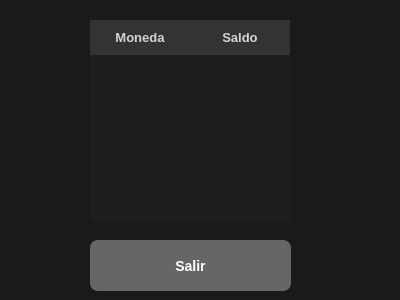
<?xml version="1.0" encoding="UTF-8"?>
<ui version="4.0">
 <class>Dialog</class>
 <widget class="QDialog" name="Dialog">
  <property name="geometry">
   <rect>
    <x>0</x>
    <y>0</y>
    <width>400</width>
    <height>300</height>
   </rect>
  </property>
  <property name="windowTitle">
   <string>Dialog</string>
  </property>
  <property name="styleSheet">
   <string notr="true">QWidget {
    background-color: #1a1a1a;
    color: #ffffff;
    font-family: Segoe UI, Arial;
}</string>
  </property>
  <widget class="QTableWidget" name="tableCuentas">
   <property name="geometry">
    <rect>
     <x>90</x>
     <y>20</y>
     <width>201</width>
     <height>201</height>
    </rect>
   </property>
   <property name="styleSheet">
    <string notr="true">QTableWidget {
    background-color: #1e1e1e;
    color: #d4d4d4;
    font-size: 13px;
    border: none;
    gridline-color: #404040;
    alternate-background-color: #252525;
}
QTableWidget::item {
    padding: 6px;
    border-bottom: 1px solid #2d2d2d;
}
QTableWidget::item:selected {
    background-color: #264f78;
    color: white;
}
QHeaderView::section {
    background-color: #333333;
    color: #d4d4d4;
    border: none;
    padding: 8px;
    font-weight: bold;
    font-size: 13px;
}
QTableWidget QScrollBar:vertical {
    background-color: #2d2d2d;
    width: 15px;
}
QTableWidget QScrollBar:horizontal {
    background-color: #2d2d2d;
    height: 15px;
}
QTableWidget QScrollBar::handle:vertical {
    background-color: #404040;
    border-radius: 7px;
}
QTableWidget QScrollBar::handle:horizontal {
    background-color: #404040;
    border-radius: 7px;
}
QTableWidget QScrollBar::handle:vertical:hover,
QTableWidget QScrollBar::handle:horizontal:hover {
    background-color: #555555;
}</string>
   </property>
   <column>
    <property name="text">
     <string>Moneda</string>
    </property>
   </column>
   <column>
    <property name="text">
     <string>Saldo</string>
    </property>
   </column>
  </widget>
  <widget class="QPushButton" name="btnSalir">
   <property name="geometry">
    <rect>
     <x>90</x>
     <y>240</y>
     <width>201</width>
     <height>51</height>
    </rect>
   </property>
   <property name="styleSheet">
    <string notr="true">QPushButton {
    background-color: #666666;
    color: white;
    border: none;
    border-radius: 8px;
    padding: 12px 20px;
    font-size: 14px;
    font-weight: bold;
    min-width: 100px;
}
QPushButton:hover {
    background-color: #777777;
}
QPushButton:pressed {
    background-color: #555555;
}</string>
   </property>
   <property name="text">
    <string>Salir</string>
   </property>
  </widget>
 </widget>
 <resources/>
 <connections/>
</ui>
